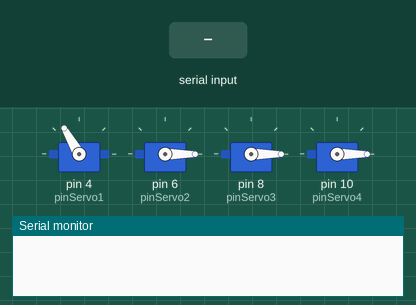
A sketch run on a simulated Arduino Uno, built with avr-gcc and run on an emulated ATmega328P. On the bench: 4 × servo, the last lines printed to the serial monitor. The inputs (shaded band) are chosen by the test bench.

Above: at 1.2 s.
1.3 s: byte 88 ('X') received over Serial
At 2.0 s:
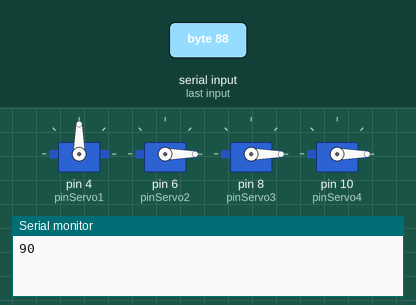
2.8 s: byte 89 ('Y') received over Serial
At 3.1 s:
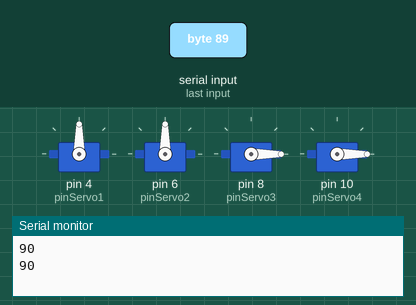
4.3 s: byte 90 ('Z') received over Serial
At 5.4 s:
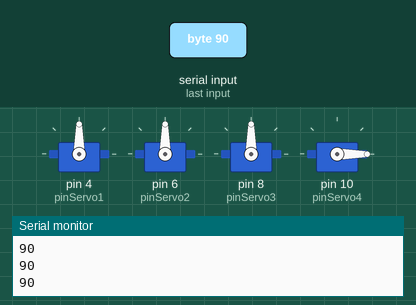
5.8 s: byte 71 ('G') received over Serial
At 6.6 s:
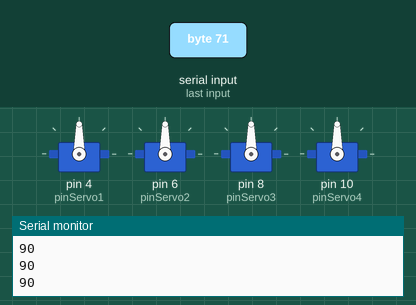
7.3 s: byte 65 ('A') received over Serial
At 7.7 s:
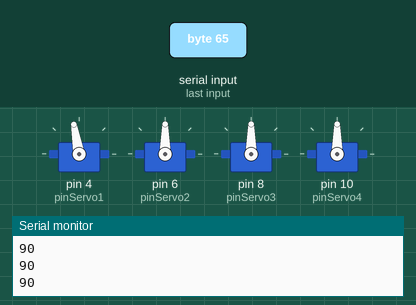
Timing chart, 0 to 9.8 s (numbered marks = the images above; inputs shaded):
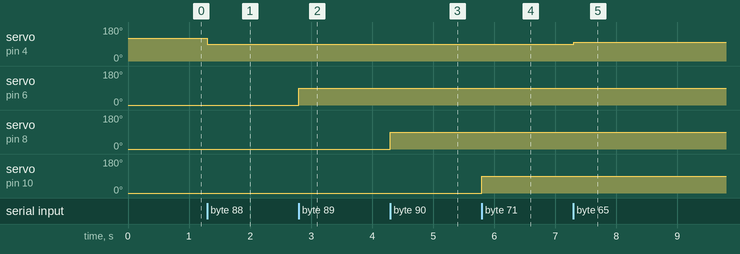

The sketch:

Braco.ino
```cpp
#include <Servo.h>
#include <Wire.h>
#include <SoftwareSerial.h>

Servo myservo1;
Servo myservo2;
Servo myservo3;
Servo myservo4;
//SoftwareSerial Serial(11,12);
String command = "";

int valor = 90;
int pinServo1 = 4;
int pinServo2 = 6;
int pinServo3 = 8;
int pinServo4 = 10;
int pos[4];
int entrada;

void setup()
{
  myservo1.attach(pinServo1);
  myservo2.attach(pinServo2);
  myservo3.attach(pinServo3);
  myservo4.attach(pinServo4);

  myservo1.write(120); // vai do angulo reto ae 0 e de 0 a 180
  myservo2.write(0); //ombro
  myservo3.write(0); //cotovelo
  myservo4.write(0); //garra
  Serial.println("Digite os comandos AT: ");
  //Inicia a serial configurada nas portas 6 e 7

  Serial.begin(9600);
  pos[0]=90;
  pos[1]=0;
  pos[2]=0;
  pos[3]=0;
}

void loop()
{
  char caracter;


  if (Serial.available() > 0)
  {
    caracter = Serial.read();


    if(caracter == 'S')valor=0;
    if(caracter == '0')valor=(valor * 10) + 0;
    if(caracter == '1')valor=(valor * 10) + 1;
    if(caracter == '2')valor=(valor * 10) + 2;
    if(caracter == '3')valor=(valor * 10) + 3;
    if(caracter == '4')valor=(valor * 10) + 4;
    if(caracter == '5')valor=(valor * 10) + 5;
    if(caracter == '6')valor=(valor * 10) + 6;
    if(caracter == '7')valor=(valor * 10) + 7;
    if(caracter == '8')valor=(valor * 10) + 8;
    if(caracter == '9')valor=(valor * 10) + 9;
    Serial.println(valor);
    if(caracter == 'X')
    {
      //myservo1.write(90);
      myservo1.write(valor);
      pos[0]=valor;
    }
    if(caracter == 'Y')
    {
      myservo2.write(valor);
      pos[1]=valor;
    }
        if(caracter == 'Z')
    {
      myservo3.write(valor);
      pos[2]=valor;
    }
    if(caracter == 'G')
    {
      myservo4.write(valor);
      pos[3]=valor;
    }

    //eixo X horario
    if(caracter == 'A')
    {
      if(pos[0]<170)
      {
        pos[0]+=10;
        myservo1.write(pos[0]);
      }
    }

    //eixo X anti-horario
    else if(caracter == 'a')
    {
      if(pos[0]>10)
      {
        pos[0]-=10;
        myservo1.write(pos[0]);
      }
    }

    //Y horario
    else if(caracter == 'B')
    {
      if(pos[1]<170)
      {
        pos[1]+=10;
        myservo2.write(pos[1]);
      }
    }

    //Y anti-horario
    else if(caracter == 'b')
    {
      if(pos[1]>10)
      {
        pos[1]-=10;
        myservo2.write(pos[1]);
      }
    }

    //Eixo Z
    else if(caracter == 'C')
    {
      if(pos[2]<170)
      {
         pos[2]+=10;
        myservo3.write(pos[2]);
      }
    }

    //Z anti horario
    else if(caracter == 'c')
    {
      if(pos[2]>10)
      {
        pos[2]-=10;
        myservo3.write(pos[2]);
      }
    }

    //Garra abrir
    else if(caracter == 'D')
    {
      if(pos[3]<170)
      {
        pos[3]+=10;
        myservo4.write(pos[3]);
      }
    }

    //Garrafachar
    else if(caracter == 'd')
    {
      if(pos[3]>10)
      {
        pos[3]-=10;
        myservo4.write(pos[3]);
      }
    }

    //zerar tudo 90 graus
    else if(caracter == 'E')
    {
      valor = 90;
      pos[0] = valor;
      delay(1000);
      valor = 0;
      pos[1] = valor;
      delay(1000);
      pos[2] = valor;
      delay(1000);
      pos[3] = valor;
      myservo1.write(pos[0]);
      myservo2.write(pos[1]);
      myservo3.write(pos[2]);
      myservo4.write(pos[3]);
    }
  }
}
```

Measured:
- after the input at 1.3 s, servo on pin 4 (pinServo1): 120° → 90° at once
- after the input at 2.8 s, servo on pin 6 (pinServo2): 0° → 90° at once
- after the input at 4.3 s, servo on pin 8 (pinServo3): 0° → 90° at once
- after the input at 5.8 s, servo on pin 10 (pinServo4): 0° → 90° at once
- after the input at 7.3 s, servo on pin 4 (pinServo1): 90° → 100° at once
